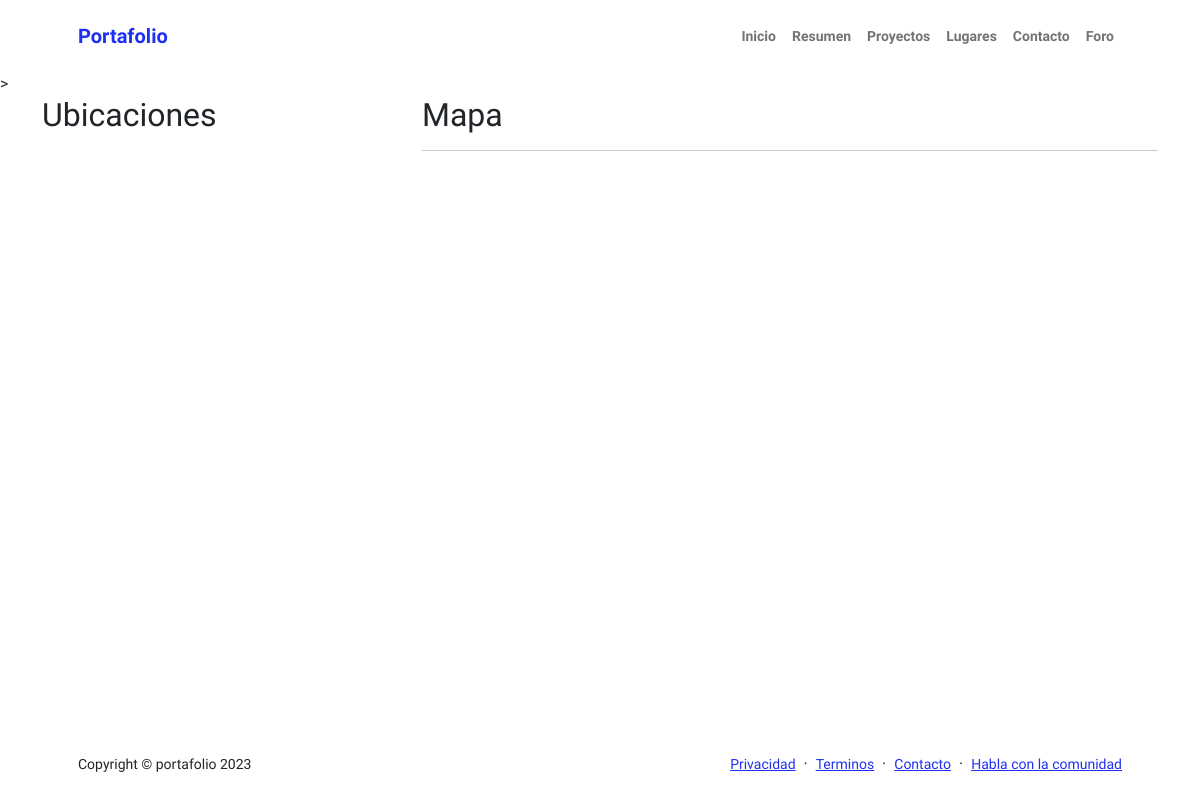
The app's page /sitios/, older data.
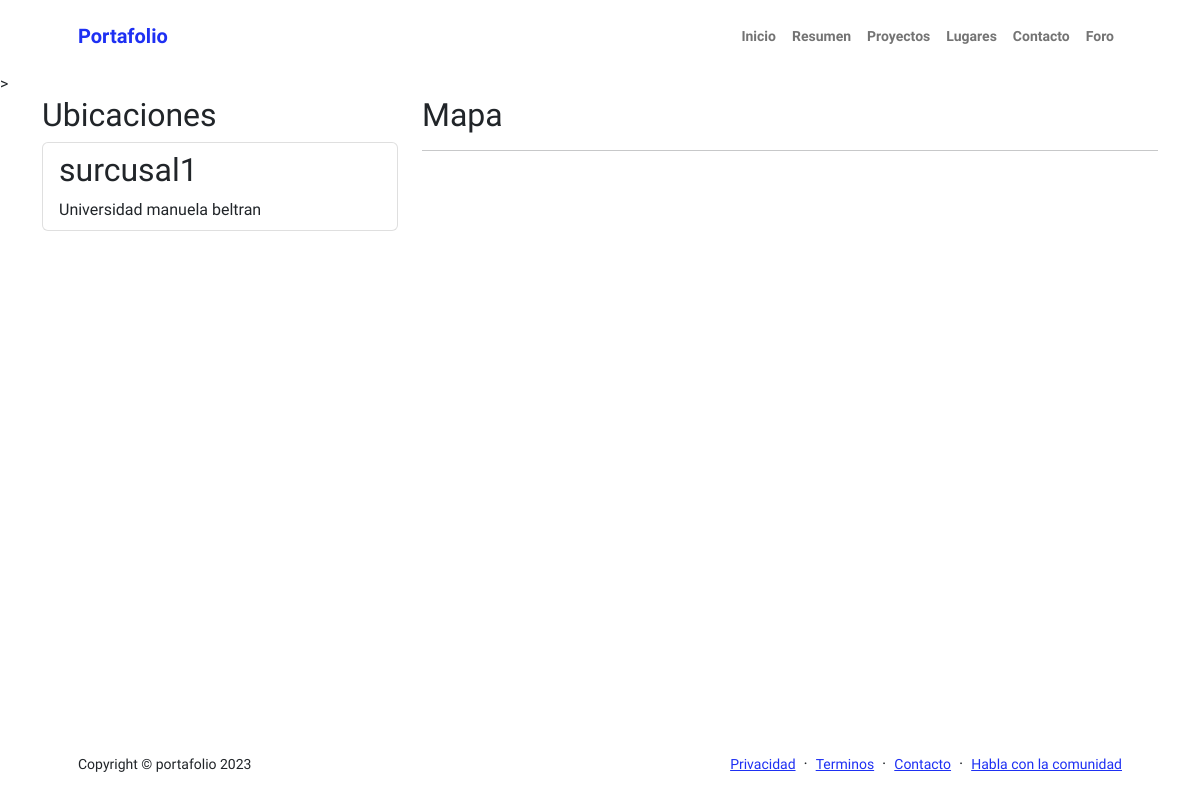
The same page, newer data.
### Aplicaciones/ubicaciones/models.py (models this page shows, shortened)
class Lugares(models.Model):
    name = models.CharField(max_length=250, verbose_name='Nombre Sucursal')
    address = models.CharField(max_length=250, verbose_name='Dirección')
    lat = models.FloatField(verbose_name='Latitud')
    lng = models.FloatField(verbose_name='Longitud')
    class Meta:
        verbose_name = 'Sucursal'
        verbose_name_plural = 'Sucursales'
        ordering = ['name']

### Aplicaciones/ubicaciones/views.py (the view)
# urls.py: path("sitios/", views.sitios_interes, name="sitios"),
def sitios_interes(request):
    locations = Lugares.objects.all()
    initialMap = folium.Map(location=[4.720026,-74.032649], zoom_start=11)
    latitudes = [location.lat for location in locations]
    longitudes = [location.lng for location in locations]
    popups = [location.name for location in locations]
    FastMarkerCluster(data=list(zip(latitudes, longitudes, popups))).add_to(initialMap)
    context = {'map':initialMap._repr_html_(), 'locations':locations}
    return render(request, 'mapa.html',context )

### Aplicaciones/ubicaciones/templates/mapa.html (shortened to what this page needs)
{% extends "layouts/base.html" %}
{% load static %}
{% block content %}
    <div class="container">
        <div class="row">
            <div class="col-md-4">
                <h2>Ubicaciones</h2>
                <ul class="list-group">
                    {% for loc in locations %}
                        <li class="list-group-item">
                            <h2>{{loc.name}}</h2>
                            {{ loc.address }}
                        </li>
                    {% endfor %}
                </ul>
            </div>
            <div class="col-md-8">
                <h2>Mapa</h2>
                <hr>
            </div>
        </div>
    </div>
{% endblock %}

Row changes from the older to the newer data that the page shows:
added Lugares: name "surcusal1", address "Universidad manuela beltran"
